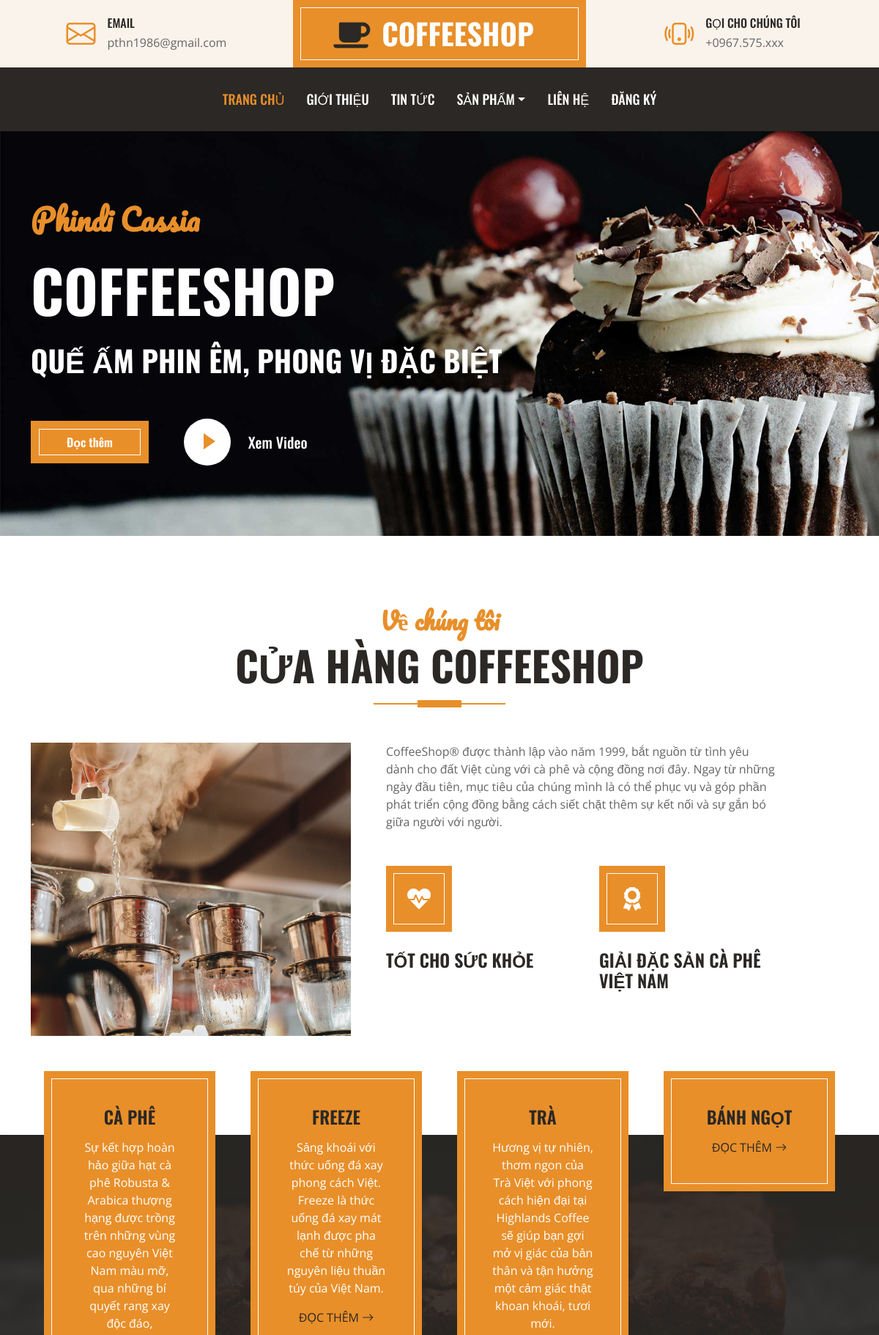
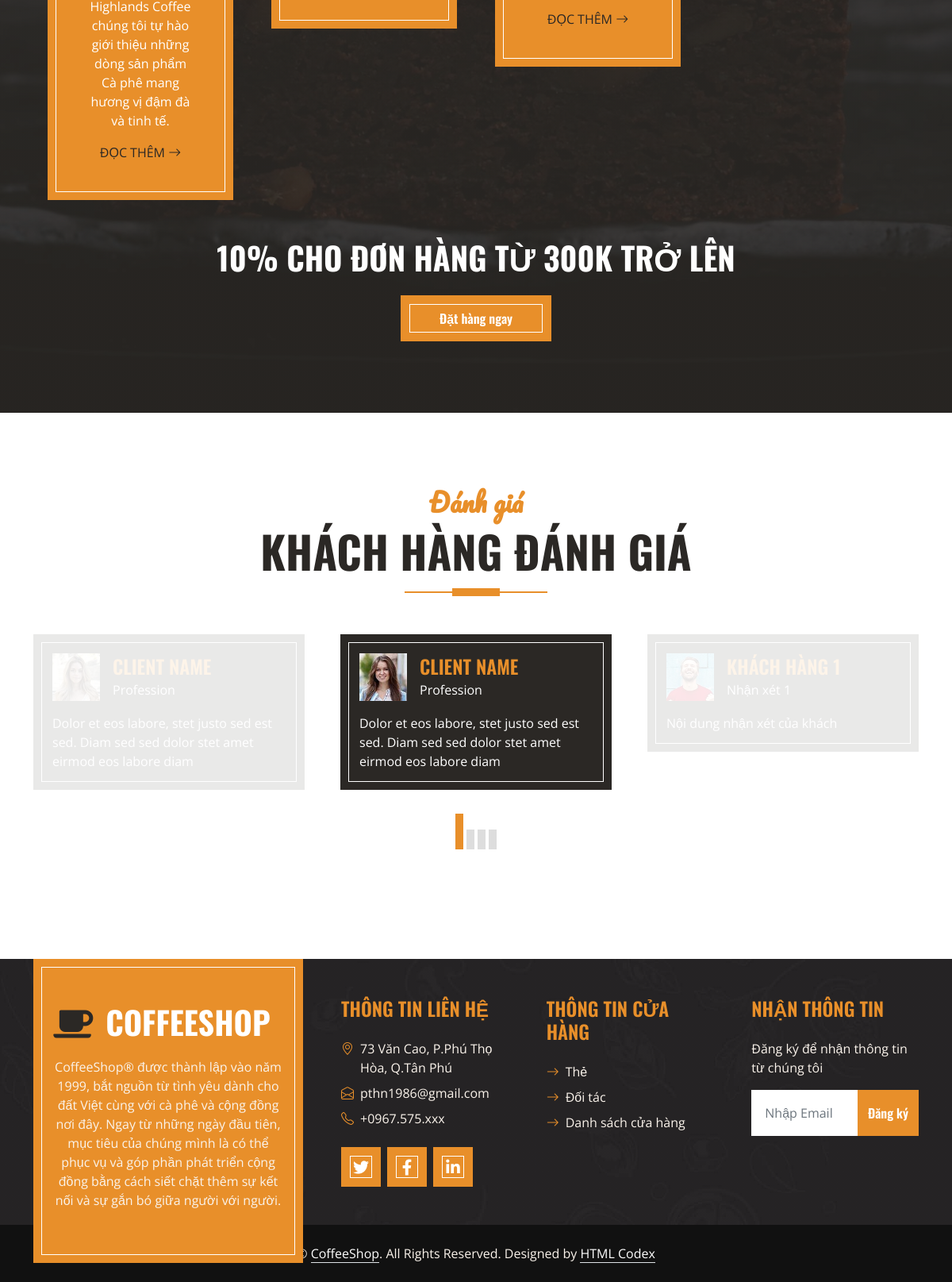
The page / on the database its author committed (2 pictures, top to bottom).
### app_shop/models.py (models this page shows, shortened)
class Category(models.Model):
    name=models.CharField(max_length=255)
    description=models.TextField(null=True,blank=True)

### app_shop/views.py (the view)
# urls.py: path('', trang_chu, name='trang_chu'),
def trang_chu(request):
    danh_sach_danh_muc = Category.objects.all()
    return render(request,'index.html',{
        'danh_sach_danh_muc': danh_sach_danh_muc,
    })

### templates/index.html (shortened to what this page needs)
{% extends '_Base.html'%}
{% load static %}
{% block main_content %}
<div class="container-fluid bg-primary py-5 mb-5 hero-header">
    <div class="container py-5">
        <div class="row justify-content-start">
            <div class="col-lg-8 text-center text-lg-start">
                <h1 class="font-secondary text-primary mb-4">Phindi Cassia</h1>
                <h1 class="display-1 text-uppercase text-white mb-4">Coffeeshop</h1>
                <h1 class="text-uppercase text-white">Quế ấm Phin êm, phong vị đặc biệt </h1>
                <div class="d-flex align-items-center justify-content-center justify-content-lg-start pt-5">
                    <a href="" class="btn btn-primary border-inner py-3 px-5 me-5">Đọc thêm</a>
                    <button type="button" class="btn-play" data-bs-toggle="modal"
                        data-src="https://www.youtube.com/embed/DWRcNpR6Kdc" data-bs-target="#videoModal">
                        <span></span>
                    </button>
                    <h5 class="font-weight-normal text-white m-0 ms-4 d-none d-sm-block">Xem Video</h5>
                </div>
            </div>
        </div>
    </div>
</div>
<div class="container-fluid pt-5">
    <div class="container">
        <div class="section-title position-relative text-center mx-auto mb-5 pb-3" style="max-width: 600px;">
            <h2 class="text-primary font-secondary">Về chúng tôi</h2>
            <h1 class="display-4 text-uppercase">Cửa hàng CoffeeShop</h1>
        </div>
        <div class="row gx-5">
            <div class="col-lg-5 mb-5 mb-lg-0" style="min-height: 400px;">
                <div class="position-relative h-100">
                    <img class="position-absolute w-100 h-100" src="{% static 'images/ABOUT-CAREER3.jpg'%}"
                        style="object-fit: cover;">
                </div>
            </div>
            <div class="col-lg-6 pb-5">
                <p class="mb-5">CoffeeShop® được thành lập vào năm 1999, bắt nguồn từ tình yêu dành cho đất Việt
                    cùng với cà phê và cộng đồng nơi đây. Ngay từ những ngày đầu tiên, mục tiêu của chúng mình là có
                    thể phục vụ và góp phần phát triển cộng đồng bằng cách siết chặt thêm sự kết nối và sự gắn bó
                    giữa người với người.</p>
                <div class="row g-5">
                    <div class="col-sm-6">
                        <div class="d-flex align-items-center justify-content-center bg-primary border-inner mb-4"
                            style="width: 90px; height: 90px;">
                            <i class="fa fa-heartbeat fa-2x text-white"></i>
                        </div>
                        <h4 class="text-uppercase">Tốt cho sức khỏe</h4>
                    </div>
                    <div class="col-sm-6">
                        <div class="d-flex align-items-center justify-content-center bg-primary border-inner mb-4"
                            style="width: 90px; height: 90px;">
                            <i class="fa fa-award fa-2x text-white"></i>
                        </div>
                        <h4 class="text-uppercase">Giải đặc sản cà phê Việt Nam
                        </h4>
                    </div>
                </div>
            </div>
        </div>
    </div>
</div>
<div class="container-fluid service position-relative px-5 mt-5" style="margin-bottom: 135px;">
    <div class="container">
        <div class="row g-5">
            {% for danh_muc in danh_sach_danh_muc %}
            <div class="col-lg-3 col-md-6">
                <div class="bg-primary border-inner text-center text-white p-5">
                    <h4 class="text-uppercase mb-3">{{ danh_muc.name}}</h4>
                    <p>
                        {% if danh_muc.description is not None %}
                        {{ danh_muc.description}}
                        {% endif %}
                    </p>
                    <a class="text-uppercase text-dark" href="">Đọc thêm <i class="bi bi-arrow-right"></i></a>
                </div>
            </div>
            {% endfor %}
            <div class="col-lg-12 col-md-6 text-center">
                <h1 class="text-uppercase text-light mb-4">10% Cho Đơn Hàng Từ 300K Trở Lên</h1>
                <a href="" class="btn btn-primary border-inner py-3 px-5">Đặt hàng ngay</a>
            </div>
        </div>
    </div>
</div>
<div class="container-fluid py-5">
    <div class="container">
        <div class="section-title position-relative text-center mx-auto mb-5 pb-3" style="max-width: 600px;">
            <h2 class="text-primary font-secondary">Đánh giá</h2>
            <h1 class="display-4 text-uppercase">Khách hàng đánh giá</h1>
        </div>
        <div class="owl-carousel testimonial-carousel">
            <div class="testimonial-item bg-dark text-white border-inner p-4">
                <div class="d-flex align-items-center mb-3">
                    <img class="img-fluid flex-shrink-0" src="img/testimonial-1.jpg" style="width: 60px; height: 60px;">
                    <div class="ps-3">
                        <h4 class="text-primary text-uppercase mb-1">Client Name</h4>
                        <span>Profession</span>
                    </div>
                </div>
                <p class="mb-0">Dolor et eos labore, stet justo sed est sed. Diam sed sed dolor stet amet eirmod eos
                    labore diam
                </p>
            </div>
            <div class="testimonial-item bg-dark text-white border-inner p-4">
                <div class="d-flex align-items-center mb-3">
                    <img class="img-fluid flex-shrink-0" src="img/testimonial-2.jpg" style="width: 60px; height: 60px;">
                    <div class="ps-3">
                        <h4 class="text-primary text-uppercase mb-1">Khách hàng 1</h4>
                        <span>Nhận xét 1</span>
                    </div>
                </div>
                <p class="mb-0">Nội dung nhận xét của khách
                </p>
            </div>
            <div class="testimonial-item bg-dark text-white border-inner p-4">
                <div class="d-flex align-items-center mb-3">
                    <img class="img-fluid flex-shrink-0" src="img/testimonial-4.jpg" style="width: 60px; height: 60px;">
                    <div class="ps-3">
                        <h4 class="text-primary text-uppercase mb-1">Client Name</h4>
                        <span>Profession</span>
                    </div>
                </div>
                <p class="mb-0">Dolor et eos labore, stet justo sed est sed. Diam sed sed dolor stet amet eirmod eos
                    labore diam
                </p>
            </div>
        </div>
    </div>
</div>
{% endblock %}

### app_shop/static/css/style.css (style rules this page uses)
:root { --primary: #E88F2A; --secondary: #FAF3EB; --light: #FFFFFF; --dark: #2B2825; }
.font-secondary { font-family: 'Pacifico', cursive; }
h1, h2, .font-weight-bold { font-weight: 700 !important; }
h3, h4, .font-weight-semi-bold { font-weight: 600 !important; }
h5, h6, .font-weight-medium { font-weight: 500 !important; }
.btn { font-family: 'Oswald', sans-serif; font-weight: 600; transition: .5s; }
.btn-primary { color: #FFFFFF; }
.border-inner { position: relative; }
.border-inner * { position: relative; z-index: 1; }
.border-inner::before { position: absolute; content: ""; top: 10px; right: 10px; bottom: 10px; left: 10px; background: none; border: 1px solid var(--light); z-index: 0; }
.hero-header { background: url(../img/hero.jpg) top right no-repeat; background-size: cover; }
.btn-play { position: relative; display: block; box-sizing: content-box; width: 16px; height: 26px; border-radius: 100%; border: none; outline: none !important; padding: 18px 20px 20px 28px; background: #FFFFFF; }
.btn-play:before { content: ""; position: absolute; z-index: 0; left: 50%; top: 50%; transform: translateX(-50%) translateY(-50%); display: block; width: 60px; height: 60px; background: #FFFFFF; border-radius: 100%; animation: pulse-border 1500ms ease-out infinite; }
.btn-play:after { content: ""; position: absolute; z-index: 1; left: 50%; top: 50%; transform: translateX(-50%) translateY(-50%); display: block; width: 60px; height: 60px; background: #FFFFFF; border-radius: 100%; transition: all 200ms; }
.btn-play span { display: block; position: relative; z-index: 3; width: 0; height: 0; left: -1px; border-left: 16px solid var(--primary); border-top: 11px solid transparent; border-bottom: 11px solid transparent; }
.section-title::before { position: absolute; content: ""; width: 60px; height: 10px; left: 50%; bottom: 0; margin-left: -30px; background: var(--primary); }
.section-title::after { position: absolute; content: ""; width: 180px; height: 2px; left: 50%; bottom: 4px; margin-left: -90px; background: var(--primary); }
.service::after, .contact::after { position: absolute; content: ""; width: 100%; height: calc(100% - 45px); top: 135px; left: 0; background: linear-gradient(rgba(43, 40, 37, .9), rgba(43, 40, 37, .9)), url(../img/service.jpg) center center no-repeat; background-size: cover; z-index: -1; }
.testimonial-carousel .owl-item .testimonial-item { opacity: .1; transition: .5s; }
.testimonial-carousel .owl-item.center .testimonial-item { opacity: 1; }

### rows shown on the page
Category: name "CÀ PHÊ", description "Sự kết hợp hoàn hảo giữa hạt cà phê Robusta & Arabica thượng hạng được trồng trên những vùng cao nguyên Việt Nam màu mỡ, qua những bí quyết rang xay độc đáo, Highlands Coffee chúng tôi tự hào giới thiệu những dòng sản phẩm Cà phê mang hương vị đậm đà và tinh tế."
Category: name "FREEZE", description "Sảng khoái với thức uống đá xay phong cách Việt. Freeze là thức uống đá xay mát lạnh được pha chế từ những nguyên liệu thuần túy của Việt Nam."
Category: name "TRÀ", description "Hương vị tự nhiên, thơm ngon của Trà Việt với phong cách hiện đại tại Highlands Coffee sẽ giúp bạn gợi mở vị giác của bản thân và tận hưởng một cảm giác thật khoan khoái, tươi mới."
Category: name "BÁNH NGỌT"
